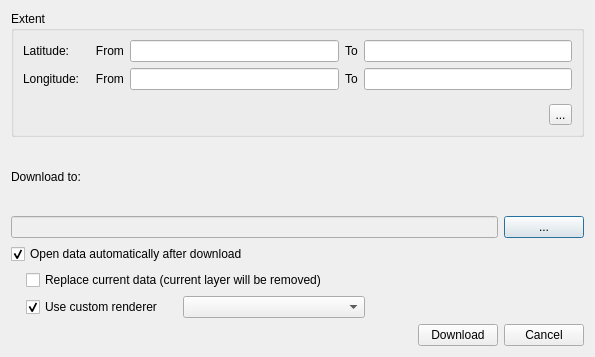
<ui version="4.0" >
 <class>OsmDownloadDlg</class>
 <widget class="QDialog" name="OsmDownloadDlg" >
  <property name="windowModality" >
   <enum>Qt::ApplicationModal</enum>
  </property>
  <property name="geometry" >
   <rect>
    <x>0</x>
    <y>0</y>
    <width>595</width>
    <height>357</height>
   </rect>
  </property>
  <property name="contextMenuPolicy" >
   <enum>Qt::NoContextMenu</enum>
  </property>
  <property name="windowTitle" >
   <string>Download OSM data</string>
  </property>
  <property name="toolTip" >
   <string/>
  </property>
  <property name="whatsThis" >
   <string/>
  </property>
  <property name="modal" >
   <bool>true</bool>
  </property>
  <layout class="QVBoxLayout" >
   <item>
    <widget class="QGroupBox" name="groupBox" >
     <property name="maximumSize" >
      <size>
       <width>16777215</width>
       <height>16777215</height>
      </size>
     </property>
     <property name="title" >
      <string>Extent</string>
     </property>
     <layout class="QVBoxLayout" >
      <item>
       <layout class="QGridLayout" >
        <item row="0" column="1" >
         <widget class="QLabel" name="label" >
          <property name="text" >
           <string>Latitude:</string>
          </property>
         </widget>
        </item>
        <item row="0" column="2" >
         <widget class="QLabel" name="label_4" >
          <property name="text" >
           <string>   From</string>
          </property>
         </widget>
        </item>
        <item row="0" column="3" >
         <widget class="QLineEdit" name="latFromLineEdit" >
          <property name="enabled" >
           <bool>true</bool>
          </property>
          <property name="alignment" >
           <set>Qt::AlignRight|Qt::AlignTrailing|Qt::AlignVCenter</set>
          </property>
         </widget>
        </item>
        <item row="0" column="4" >
         <widget class="QLabel" name="label_6" >
          <property name="text" >
           <string>To</string>
          </property>
         </widget>
        </item>
        <item row="0" column="5" >
         <widget class="QLineEdit" name="latToLineEdit" >
          <property name="enabled" >
           <bool>true</bool>
          </property>
          <property name="alignment" >
           <set>Qt::AlignRight|Qt::AlignTrailing|Qt::AlignVCenter</set>
          </property>
         </widget>
        </item>
        <item row="1" column="1" >
         <widget class="QLabel" name="label_2" >
          <property name="text" >
           <string>Longitude:</string>
          </property>
         </widget>
        </item>
        <item row="1" column="2" >
         <widget class="QLabel" name="label_5" >
          <property name="text" >
           <string>   From</string>
          </property>
         </widget>
        </item>
        <item row="1" column="3" >
         <widget class="QLineEdit" name="lonFromLineEdit" >
          <property name="enabled" >
           <bool>true</bool>
          </property>
          <property name="alignment" >
           <set>Qt::AlignRight|Qt::AlignTrailing|Qt::AlignVCenter</set>
          </property>
         </widget>
        </item>
        <item row="1" column="4" >
         <widget class="QLabel" name="label_7" >
          <property name="text" >
           <string>To</string>
          </property>
         </widget>
        </item>
        <item row="1" column="5" >
         <widget class="QLineEdit" name="lonToLineEdit" >
          <property name="enabled" >
           <bool>true</bool>
          </property>
          <property name="alignment" >
           <set>Qt::AlignRight|Qt::AlignTrailing|Qt::AlignVCenter</set>
          </property>
         </widget>
        </item>
       </layout>
      </item>
      <item>
       <spacer>
        <property name="orientation" >
         <enum>Qt::Vertical</enum>
        </property>
        <property name="sizeType" >
         <enum>QSizePolicy::Fixed</enum>
        </property>
        <property name="sizeHint" >
         <size>
          <width>20</width>
          <height>8</height>
         </size>
        </property>
       </spacer>
      </item>
      <item>
       <layout class="QHBoxLayout" >
        <item>
         <spacer>
          <property name="orientation" >
           <enum>Qt::Horizontal</enum>
          </property>
          <property name="sizeType" >
           <enum>QSizePolicy::Fixed</enum>
          </property>
          <property name="sizeHint" >
           <size>
            <width>20</width>
            <height>20</height>
           </size>
          </property>
         </spacer>
        </item>
        <item>
         <widget class="QLabel" name="extentInfoLabel" >
          <property name="text" >
           <string>&lt;nothing></string>
          </property>
          <property name="margin" >
           <number>0</number>
          </property>
         </widget>
        </item>
        <item>
         <widget class="QToolButton" name="helpButton" >
          <property name="maximumSize" >
           <size>
            <width>23</width>
            <height>23</height>
           </size>
          </property>
          <property name="text" >
           <string>...</string>
          </property>
         </widget>
        </item>
       </layout>
      </item>
     </layout>
    </widget>
   </item>
   <item>
    <layout class="QGridLayout" >
     <item row="0" column="0" colspan="2" >
      <widget class="QLabel" name="label_9" >
       <property name="text" >
        <string>Download to:</string>
       </property>
      </widget>
     </item>
     <item row="1" column="0" >
      <widget class="QLineEdit" name="destdirLineEdit" >
       <property name="enabled" >
        <bool>false</bool>
       </property>
      </widget>
     </item>
     <item row="1" column="1" >
      <widget class="QPushButton" name="choosedirButton" >
       <property name="text" >
        <string>...</string>
       </property>
      </widget>
     </item>
    </layout>
   </item>
   <item>
    <widget class="QCheckBox" name="autoLoadCheckBox" >
     <property name="text" >
      <string>Open data automatically after download</string>
     </property>
     <property name="checked" >
      <bool>true</bool>
     </property>
    </widget>
   </item>
   <item>
    <layout class="QHBoxLayout" >
     <item>
      <spacer>
       <property name="orientation" >
        <enum>Qt::Horizontal</enum>
       </property>
       <property name="sizeType" >
        <enum>QSizePolicy::Fixed</enum>
       </property>
       <property name="sizeHint" >
        <size>
         <width>15</width>
         <height>20</height>
        </size>
       </property>
      </spacer>
     </item>
     <item>
      <widget class="QCheckBox" name="chkReplaceData" >
       <property name="text" >
        <string>Replace current data (current layer will be removed)</string>
       </property>
       <property name="checked" >
        <bool>false</bool>
       </property>
      </widget>
     </item>
    </layout>
   </item>
   <item>
    <layout class="QHBoxLayout" >
     <property name="spacing" >
      <number>0</number>
     </property>
     <property name="topMargin" >
      <number>0</number>
     </property>
     <item>
      <spacer>
       <property name="orientation" >
        <enum>Qt::Horizontal</enum>
       </property>
       <property name="sizeType" >
        <enum>QSizePolicy::Fixed</enum>
       </property>
       <property name="sizeHint" >
        <size>
         <width>15</width>
         <height>20</height>
        </size>
       </property>
      </spacer>
     </item>
     <item>
      <widget class="QCheckBox" name="chkCustomRenderer" >
       <property name="text" >
        <string>Use custom renderer</string>
       </property>
       <property name="checked" >
        <bool>true</bool>
       </property>
      </widget>
     </item>
     <item>
      <spacer>
       <property name="orientation" >
        <enum>Qt::Horizontal</enum>
       </property>
       <property name="sizeType" >
        <enum>QSizePolicy::Fixed</enum>
       </property>
       <property name="sizeHint" >
        <size>
         <width>20</width>
         <height>20</height>
        </size>
       </property>
      </spacer>
     </item>
     <item>
      <widget class="QComboBox" name="styleCombo" >
       <property name="minimumSize" >
        <size>
         <width>182</width>
         <height>0</height>
        </size>
       </property>
       <property name="maximumSize" >
        <size>
         <width>182</width>
         <height>16777215</height>
        </size>
       </property>
      </widget>
     </item>
     <item>
      <spacer>
       <property name="orientation" >
        <enum>Qt::Horizontal</enum>
       </property>
       <property name="sizeType" >
        <enum>QSizePolicy::Expanding</enum>
       </property>
       <property name="sizeHint" >
        <size>
         <width>40</width>
         <height>20</height>
        </size>
       </property>
      </spacer>
     </item>
    </layout>
   </item>
   <item>
    <layout class="QHBoxLayout" >
     <item>
      <spacer>
       <property name="orientation" >
        <enum>Qt::Horizontal</enum>
       </property>
       <property name="sizeHint" >
        <size>
         <width>40</width>
         <height>20</height>
        </size>
       </property>
      </spacer>
     </item>
     <item>
      <widget class="QPushButton" name="downloadButton" >
       <property name="text" >
        <string>Download</string>
       </property>
      </widget>
     </item>
     <item>
      <widget class="QPushButton" name="cancelButton" >
       <property name="text" >
        <string>Cancel</string>
       </property>
      </widget>
     </item>
    </layout>
   </item>
  </layout>
 </widget>
 <resources/>
 <connections/>
</ui>
